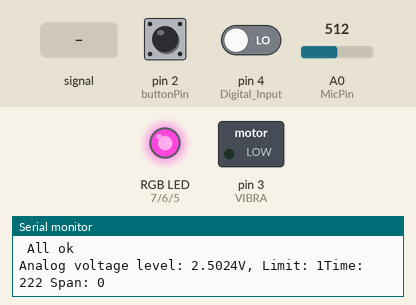
Bench run of a sketch on a simulated Arduino Uno, built with avr-gcc and run on an emulated ATmega328P. On the bench: switched loads named in the sketch (green lamp = pin HIGH), an RGB LED mixed from three pins (HIGH = lit), the last lines printed to the serial monitor. Dashed ring = blinking. The inputs (shaded band) are chosen by the test bench; at power-on: A0 (MicPin) = 512, pin 2 (buttonPin) HIGH, pin 4 (Digital_Input) LOW.

Above: at 1.2 s.
1.3 s: A0 (MicPin) fed a 200 Hz sine of ±81 counts around its level
At 3.0 s:
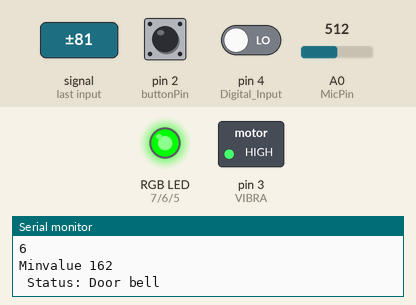
4.3 s: A0 (MicPin) fed a 1000 Hz sine of ±255 counts around its level
7.3 s: A0 (MicPin) set to 716
At 7.8 s:
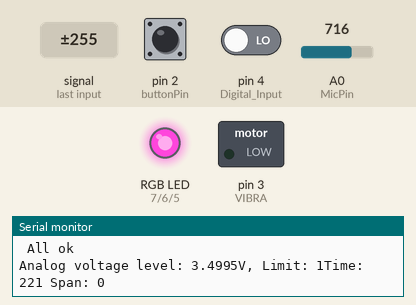
10.3 s: A0 (MicPin) fed a 2 Hz sine of ±306 counts around its level
13.3 s: pin 2 (buttonPin) pulled LOW for 0.15 s
At 14.5 s:
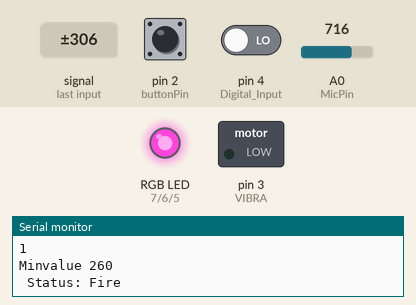
16.4 s: A0 (MicPin) set to 900
At 17.4 s:
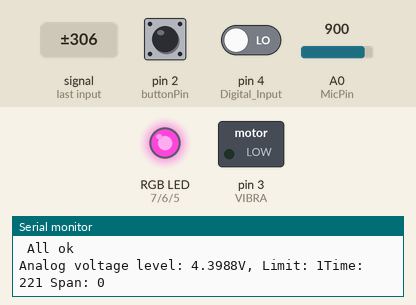
Timing chart, 0 to 19.4 s (numbered marks = the images above; inputs shaded):
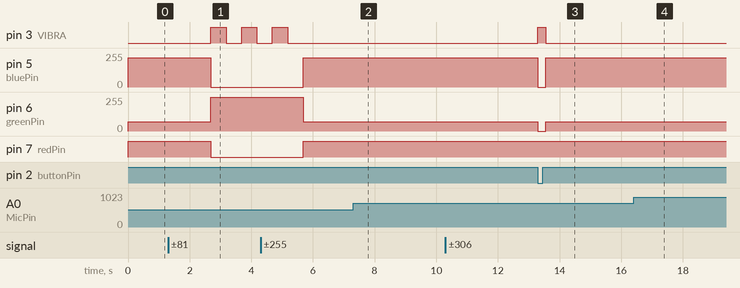

The sketch:

fire_and_doorbell-detector.ino
```cpp
///Input
//Mic pin numbers
int MicPin = A0;
int Digital_Input = 4; // DO
int MicSamples = (1024*2);

///OUTPUT
//Joystick pin numbers
int buttonPin = 2; // digital pin connected to switch output

//Vib pin numbers
#define VIBRA 3

//RGB pin numbers
int redPin= 7;
int greenPin = 6;
int bluePin = 5;

//defining the thresholds to determine the three use cases later: fire, doorbell, nothing
int threshold1 = 70;
int threshold2 = 4;
int threshold;
int fire_threshold = 50;
int in_a_row = 0 ;
int fire_row = 0;
int measurevalue;
int minvalue = 1000;

boolean doorbell = false; //boolean var for fire yes or no
boolean fire = false; //bolleand var for doorbell yes or no

void setup() {

  //Mic setup
  pinMode (MicPin, INPUT);
  pinMode (Digital_Input, INPUT);

  //Joytsick setup
  pinMode(buttonPin, INPUT);
  digitalWrite(buttonPin, HIGH);

  //Vib setup
  pinMode(VIBRA, OUTPUT);
  digitalWrite(VIBRA, LOW);

  //RGB setup
  pinMode(redPin, OUTPUT);
  pinMode(greenPin, OUTPUT);
  pinMode(bluePin, OUTPUT);
  setColor(240,70,220); //white

  //fire or door bell
  int threshold=threshold1;

  Serial.begin (9600); // Start seriell monitor with 9600 bps
}

void loop() {

  //Mic
  float Analog;
  int Digital;

  Analog = analogRead (MicPin) * (5.0 / 1023.0); //Input values are transformed to voltage values
  Digital = digitalRead (Digital_Input);

  Serial.print ("Analog voltage level: "); Serial.print (Analog, 4);  Serial.print ("V, "); //... and showed in seriel monitor
  Serial.print ("Limit: ");

  //Joystick
  int buttonState;
  buttonState=digitalRead(buttonPin);
  Serial.print(buttonState);

  //from here: measuring the sound and decion: fire, doorbell or nothing
int measurevalue = MeasureAnalog();
  //logic for doorbell
  if (measurevalue > threshold) {
    in_a_row ++;
    if(in_a_row <=4) {
      minvalue = min(minvalue, measurevalue);
    }
    if(in_a_row > 4 && measurevalue > minvalue) {
      in_a_row = 0;
    }
    if(in_a_row == 6) {
      doorbell = true;
    }
    // not needed
    /*if(fire_row > 15) {
      fire = true;
    }*/
  }
  else {
    in_a_row = 0;
    fire_row = 0;
    minvalue = 1000;
  }
  //logic for fire
  if (measurevalue > fire_threshold) {
    fire_row ++;
    if (fire_row > 12) {
      fire = true;
    }
  }
  else {
    fire_row == 0;
  }

  if (in_a_row >= 3) {
    threshold = threshold2;
  }
  else {
    threshold = threshold1;
  }
  Serial.println(in_a_row);
  Serial.println(fire_row);
  Serial.println("Minvalue "+ String(minvalue));

// from here: triggering the output/consequence depending on the detected sound
  if (doorbell == true) { //doorbell use case
    //fire=false;
    in_a_row = 0;
    fire_row = 0;
    Serial.println (" Status: Door bell");
    setColor(0, 255, 0); //green

    for (int i = 0; i <= 2; i++)
      { //vibrating 3 times, RGB green, than stop and RGB back to rose
      digitalWrite(VIBRA,HIGH);
      delay(500);
      digitalWrite(VIBRA,LOW);
      delay(500);
      }
      doorbell = false;
      //fire = false;
      //digitalWrite(VIBRA,LOW);
      setColor(240,70,220); //rosa
  }
  else if(fire == true) { //vibrating constant, RGB red, than stop when joystick is pressed and RGB back to rose
    in_a_row =0;
    fire_row = 0;

    Serial.println (" Status: Fire");
    setColor(255, 0, 0); //red
    digitalWrite(VIBRA,HIGH);

    if (buttonState==LOW) {
        digitalWrite(VIBRA,LOW);
        setColor(240,70,220); //rose
        fire = false;
        doorbell=false;
        delay(1000);
    }
    else {
    }
  }
  else {
    Serial.println (" All ok");
    setColor(240,70,220); //rose
    digitalWrite(VIBRA, LOW);
  }


}

void setColor(int redValue, int greenValue, int blueValue)
{
analogWrite(redPin, redValue);
analogWrite(greenPin, greenValue);
analogWrite(bluePin, blueValue);
}

// measure basic properties of the input signal
// determine if analog or digital, determine range and average.
int MeasureAnalog()
{
    long signalAvg = 0, signalMax = 0, signalMin = 1024, t0 = millis();
    for (int i = 0; i < MicSamples; i++)
    {
        int k = analogRead(MicPin);
        signalMin = min(signalMin, k);
        signalMax = max(signalMax, k);
        signalAvg += k;
    }
    signalAvg /= MicSamples;

    // print
    Serial.print("Time: " + String(millis() - t0));
    Serial.print(" Span: " + String(signalMax - signalMin));
    //Serial.print(", " + String(signalMax - signalAvg));
    //Serial.print(", " + String(signalAvg - signalMin));
    Serial.println("");
    return(signalMax - signalMin);
}
```

Measured:
- after the input at 1.3 s, pin 3 (VIBRA): alternates HIGH for 0.50 s and LOW for 0.50 s, starting after 1.4 s; pin 5 (bluePin): 220/255 → 0/255 after 1.4 s; pin 6 (greenPin): 70/255 → 255/255 after 1.4 s; pin 7 (redPin): HIGH → LOW after 1.4 s
- after the input at 7.3 s, pin 3 (VIBRA): stays LOW (without the input it goes to HIGH after 1.6 s); pin 5 (bluePin): stays 220/255 (without the input it goes to 0/255 after 1.6 s); pin 6 (greenPin): stays 70/255 (without the input it goes to 0/255 after 1.6 s)
- after the input at 10.3 s, pin 3 (VIBRA): LOW → HIGH after 3.0 s; pin 5 (bluePin): 220/255 → 0/255 after 3.0 s; pin 6 (greenPin): 70/255 → 0/255 after 3.0 s
- after the input at 13.3 s, pin 3 (VIBRA): HIGH → LOW after 0.25 s; pin 5 (bluePin): 0/255 → 220/255 after 0.25 s; pin 6 (greenPin): 0/255 → 70/255 after 0.25 s
- after the input at 16.4 s, pin 3 (VIBRA): stops changing and stays LOW; pin 5 (bluePin): stays 220/255 (without the input it goes to 0/255 after 0.84 s); pin 6 (greenPin): stays 70/255 (without the input it goes to 255/255 after 0.84 s); pin 7 (redPin): stays HIGH (without the input it goes to LOW after 0.84 s)
